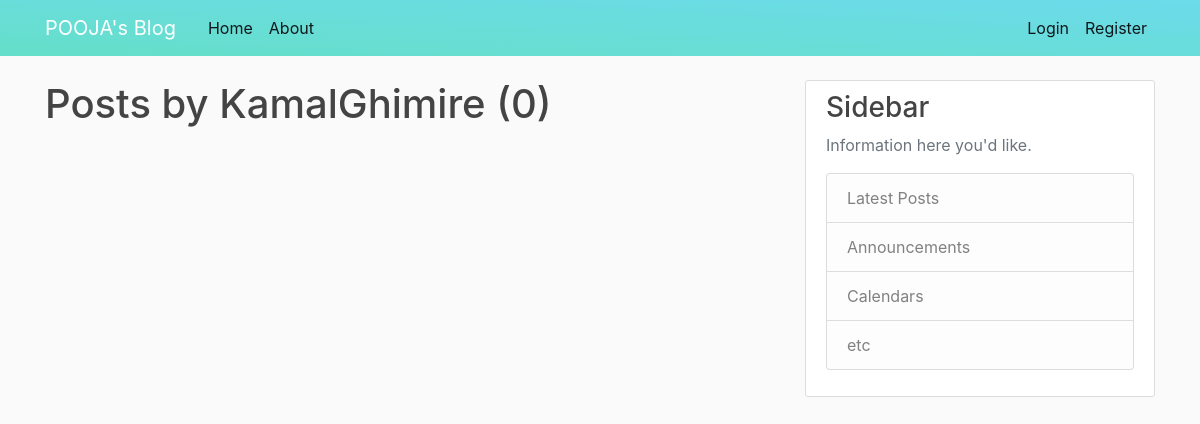
Before: /user/KamalGhimire with the older database file.
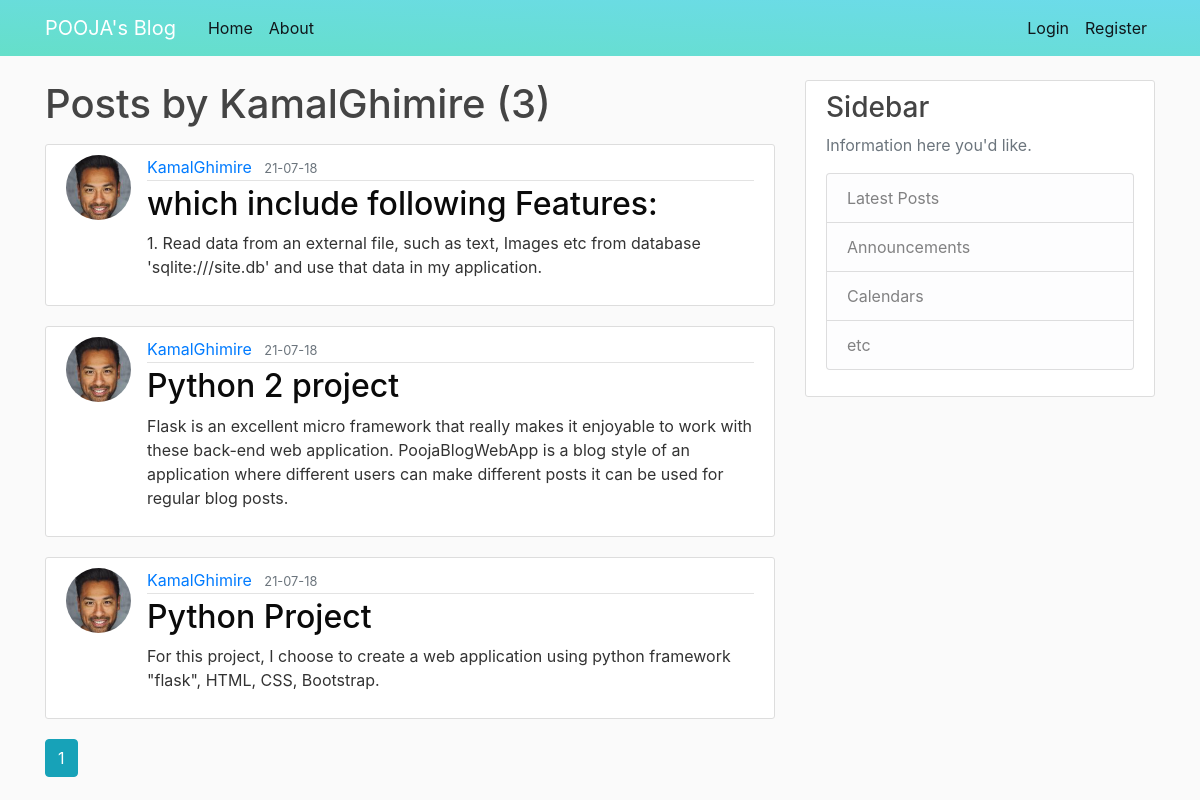
After: the same page with the newer database file.
### flaskblog/models.py (models this page shows, shortened)
class User(db.Model, UserMixin):
    id = db.Column(db.Integer, primary_key=True)
    username = db.Column(db.String(20), unique=True, nullable=False)
    email = db.Column(db.String(120), unique=True, nullable=False)
    image_file = db.Column(db.String(20), nullable=False, default='default.jpg')
    password = db.Column(db.String(60), nullable=False)
    posts = db.relationship('Post', backref='author', lazy=True)

class Post(db.Model):
    id = db.Column(db.Integer, primary_key=True)
    title = db.Column(db.String(100), nullable=False)
    date_posted = db.Column(db.DateTime, nullable=False, default=datetime.utcnow)
    content = db.Column(db.Text, nullable=False)
    user_id = db.Column(db.Integer, db.ForeignKey('user.id'), nullable=False)

### flaskblog/routes.py (the view)
@app.route("/user/<string:username>")
def user_posts(username):
    page = request.args.get('page', 1, type=int)
    user = User.query.filter_by(username=username).first_or_404()
    posts = Post.query.filter_by(author=user)\
        .order_by(Post.date_posted.desc())\
        .paginate(page=page, per_page=5)
    return render_template('user_posts.html', posts=posts, user=user)

### flaskblog/templates/user_posts.html
{% extends "layout.html" %}
{% block content %}
    <h1 class="mb-3">Posts by {{ user.username }} ({{ posts.total }})</h1>
    {% for post in posts.items %}
        <article class="media content-section">
            <img class="rounded-circle article-img" src="{{ url_for('static', filename='images/' + post.author.image_file) }}">
            <div class="media-body">
                <div class="article-metadata">
                <a class="mr-2" href="{{url_for('user_posts', username = post.author.username) }}">{{ post.author.username }}</a>
                <small class="text-muted">{{ post.date_posted.strftime('%y-%m-%d') }}</small>
                </div>
                <h2><a class="article-title" href="{{ url_for('post', post_id=post.id) }}">{{ post.title }}</a></h2>
                <p class="article-content">{{ post.content }}</p>
            </div>
        </article>
    {% endfor %}
    {% for page_num in posts.iter_pages(left_edge=1, right_edge=1, left_current=1, right_current=2) %}
        {% if page_num %}
            {% if posts.page == page_num %}
            <a class="btn btn-info mb-4" href="{{ url_for('user_posts', username=user.username, page=page_num) }}">{{ page_num }}</a>
            {% else %}
            <a class="btn btn-outline-info mb-4" href="{{ url_for('user_posts', username=user.username, page=page_num) }}">{{ page_num }}</a>
            {% endif %}
        {% else %}
            ...
        {% endif %}
    {% endfor %}
{% endblock content %}

### flaskblog/templates/layout.html (shortened to what this page needs)
<!DOCTYPE html>
<html>
<head>
    <link rel="stylesheet" href="https://maxcdn.bootstrapcdn.com/bootstrap/4.0.0/css/bootstrap.min.css">
    <link rel="stylesheet" type="text/css" href="{{ url_for('static', filename='main.css') }}">
</head>
<body>
    <header class="site-header">
      <nav class="navbar navbar-expand-md navbar-dark bg-steel fixed-top">
        <div class="container">
          <a class="navbar-brand mr-4" href="/">POOJA's Blog</a>
          <div class="collapse navbar-collapse" id="navbarToggle">
            <div class="navbar-nav mr-auto">
              <a class="nav-item nav-link" href="{{url_for('home')}}">Home</a>
              <a class="nav-item nav-link" href="{{url_for('about')}}">About</a>
            </div>
            <div class="navbar-nav">
              {% if current_user.is_authenticated %}
              <a class="nav-item nav-link" href="{{url_for('new_post')}}">New Post</a>
              <a class="nav-item nav-link" href="{{url_for('account')}}">Account</a>
              <a class="nav-item nav-link" href="{{url_for('logout')}}">Logout</a>
              {% else %}
              <a class="nav-item nav-link" href="{{url_for('login')}}">Login</a>
              <a class="nav-item nav-link" href="{{url_for('register')}}">Register</a>
              {% endif %}
            </div>
          </div>
        </div>
      </nav>
    </header>
    <main role="main" class="container">
      <div class="row">
        <div class="col-md-8">
        {% block content %}{% endblock %}
        </div>
        <div class="col-md-4">
          <div class="content-section">
            <h3> Sidebar</h3>
            <p class='text-muted'>Information here you'd like.
              <ul class="list-group">
                <li class="list-group-item list-group-item-light">Latest Posts</li>
                <li class="list-group-item list-group-item-light">Announcements</li>
                <li class="list-group-item list-group-item-light">Calendars</li>
                <li class="list-group-item list-group-item-light">etc</li>
              </ul>
            </p>
          </div>
        </div>
      </div>
    </main>
</body>
</html>

### flaskblog/static/main.css (style rules this page uses)
body { background: #fafafa; color: #333333; margin-top: 5rem; }
h1, h2, h3, h4, h5, h6 { color: #444444; }
.bg-steel { background: linear-gradient(to right top, #65dfc9, #6cdbeb); }
.site-header .navbar-nav .nav-link { color: #10171b; }
.content-section { background: #ffffff; padding: 10px 20px; border: 1px solid #dddddd; border-radius: 3px; margin-bottom: 20px; }
.article-title { color: #0a0a0a; }
.article-content { white-space: pre-line; }
.article-img { height: 65px; width: 65px; margin-right: 16px; }
.article-metadata { padding-bottom: 1px; margin-bottom: 4px; border-bottom: 1px solid #e3e3e3 }

Changed rows visible on the page:
added Post: image_file (picture), author.username "KamalGhimire", date_posted "21-07-18", title "which include following Features:", content "1. Read data from an external file, such as text, Images etc from database 'sqlite:///site.db' and use that data in my application."
added Post: image_file (picture), author.username "KamalGhimire", date_posted "21-07-18", title "Python 2 project", content "Flask is an excellent micro framework that really makes it enjoyable to work with these back-end web application. PoojaBlogWebApp is a blog style of an application where different users can make different posts it can be used for regular blog posts."
added Post: image_file (picture), author.username "KamalGhimire", date_posted "21-07-18", title "Python Project", content "For this project, I choose to create a web application using python framework \"flask\", HTML, CSS, Bootstrap."
Other visible differences:
{{ posts.total }}: "0" → "3"
new list line: "1"
